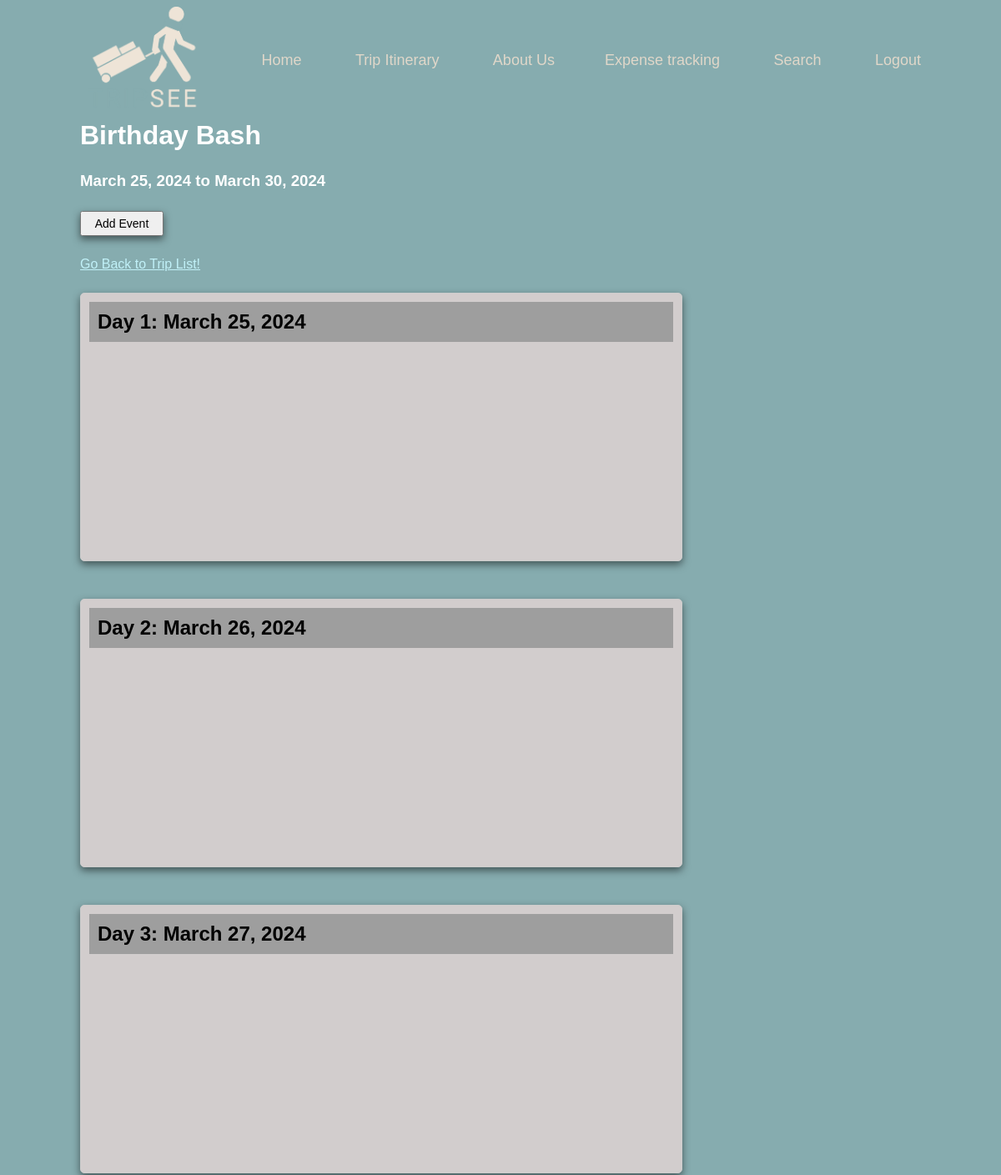
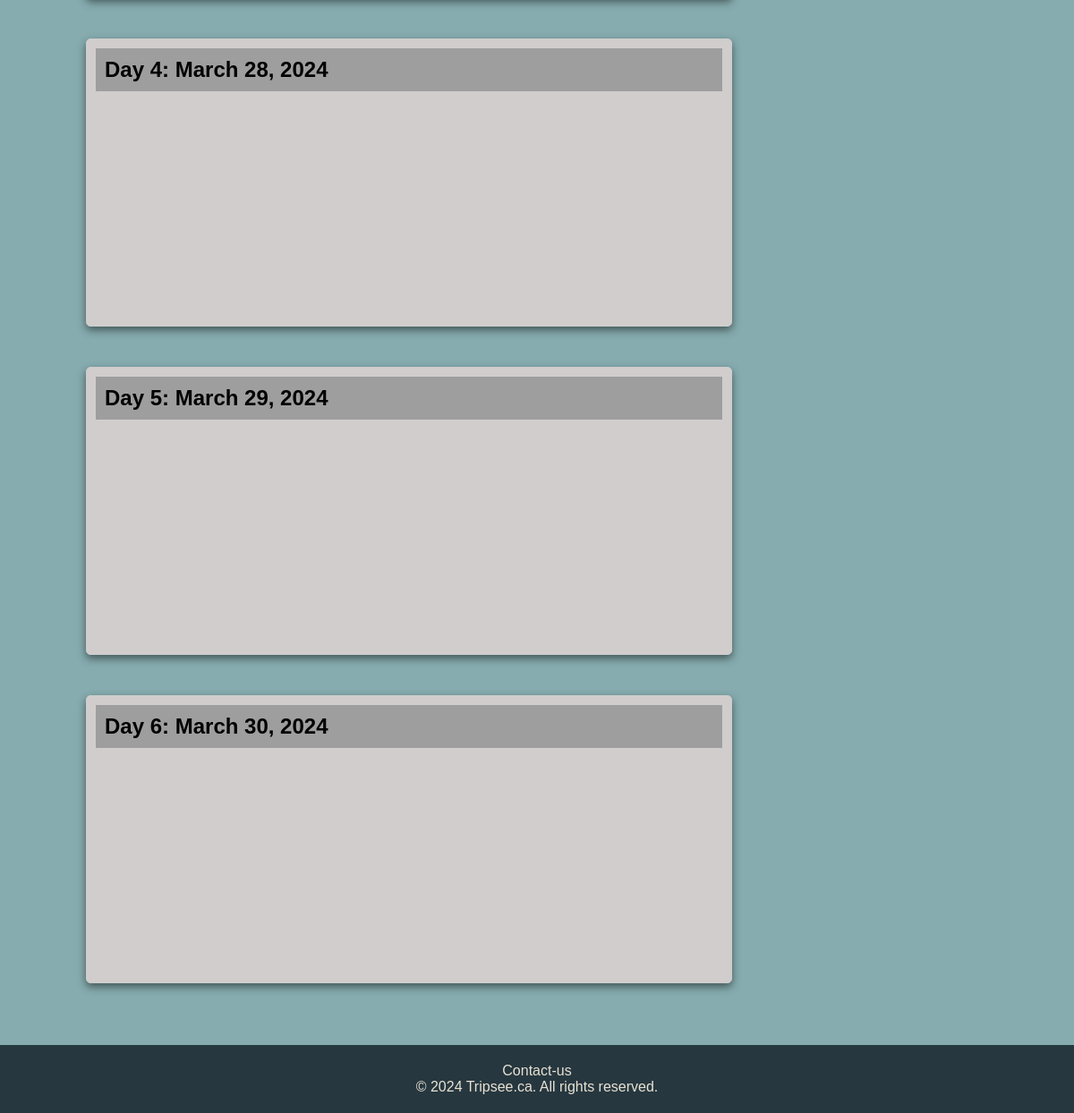
Screenshot of /trip/1/ (signed in) with the database file from the repository (2 pictures, top to bottom).
### travel_app/models.py (models this page shows, shortened)
class Trip(models.Model):
    user = models.ForeignKey(User, on_delete=models.CASCADE)
    name = models.CharField(max_length=200)
    location = models.CharField(max_length=100)
    start_date = models.DateField()
    end_date = models.DateField()

### travel_app/views.py (the view)
# urls.py: path('trip/<int:trip_id>/', views.trip_details, name='trip_details'),
@login_required(login_url='login')
def trip_details(request, trip_id):
    trip = Trip.objects.get(id=trip_id)
    days = []
    for day_number in range(1, (trip.end_date - trip.start_date).days + 2):
        events = Event.objects.filter(trip=trip, day_number=day_number)
        days.append({'number': day_number, 'date': trip.start_date + timedelta(days=day_number - 1), 'events': events})
    return render(request, 'itinerary/trip_details.html', {'trip': trip, 'days': days})

### travel_app/templates/itinerary/trip_details.html (shortened to what this page needs)
{% extends 'head-foot.html' %}
{% block content %}
{% load static %}
    <link rel="stylesheet" href="{% static 'itinerary.css' %}">
<h1>{{ trip.name }}</h1>
<h3 class="trip-subtitle">{{ trip.start_date }} to {{ trip.end_date }}</h3>
<form action="{% url 'create_event' trip.id %}">
    <button type="submit" class="add-event-button">Add Event</button>
</form>
<a class="go-back" href="{% url 'itinerary_list' %}" class="go-back">Go Back to Trip List!</a>
{% for day in days %}
    <div class="day-container">
        <div class="day-box">
            <h2 class="day-title">Day {{ day.number }}: {{ day.date }}</h2>
        </div>
    </div>
{% endfor %}
{% endblock %}

### travel_app/static/header-footer.css (style rules this page uses)
* { font-family: "Roboto-bold", sans-serif; margin: 0; padding:0; }

### travel_app/static/itinerary.css (style rules this page uses)
html { box-sizing: border-box; font-family: "Roboto-bold", sans-serif; padding-left: 8%; padding-right: 8%; }
h1 { font-family: "Roboto-bold", sans-serif; margin-bottom: 25px; color: white; }
body { background: #86ACAF; }
.day-container { display: flex; flex-direction: row; flex-wrap: wrap; margin-top: 25px; margin-bottom: 25px; }
.day-box { width: 700px; height: 300px; background: #D2CDCD; border: 1px solid #CCC; border-radius: 5px; padding: 10px; margin-right: 20px; margin-bottom: 20px; box-shadow: 0px 4px 10px rgba(0, 0, 0, 0.5); }
.day-title { background: #9E9E9E; padding: 10px }
.trip-subtitle { margin-bottom: 25px; color: white; }
.add-event-button { margin-bottom: 25px; width: 100px; height: 30px; font-size: 14px; box-shadow: 0px 4px 10px rgba(0, 0, 0, 0.5); }
.go-back { color: #c1f1f8; }

### rows the page displays
Trip: name "Birthday Bash", start_date "March 25, 2024", end_date "March 30, 2024"

### other values shown
{{ day.number }} "1" "2" "3" "4" "5" "6"
{{ day.date }} "March 25, 2024" "March 26, 2024" "March 27, 2024" "March 28, 2024" "March 29, 2024" "March 30, 2024"
